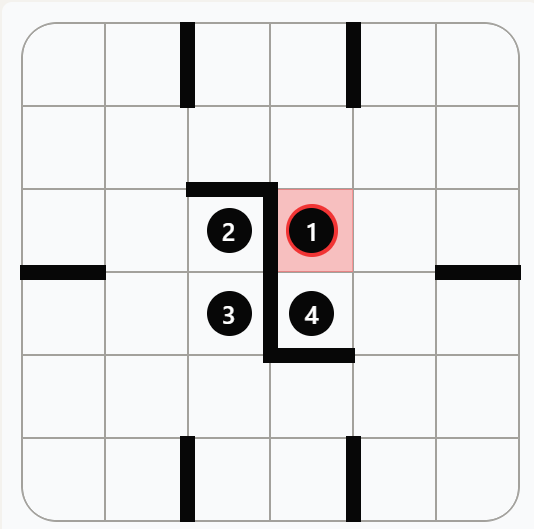
#> input picture puzzle_1.png, 534 x 529 px
$ python zip_algo.py
#> lines starting #> are read from the running program, lines starting #| are printed output that depends on the picture; after the words box and inside, x2 and y2 are one past the last pixel; in counts of white or black regions, pixels touching at a corner belong together
### board_reader.py
import cv2
import pytesseract
from pytesseract import Output
from PIL import Image
from collections import namedtuple
import os

GRID_W, GRID_H = 6, 6
Point = namedtuple("Point", ["x", "y"])
Segment = namedtuple("Segment", ["start", "end"])


class Board:
    def __init__(self, width, height):
        self.width = width
        self.height = height
        self.h_walls = []
        self.v_walls = []
        self.label_map = {}


def detect_board(path):
#> called with path = 'puzzle_1.png'
    img = cv2.imread(path)
#> img is the input picture: shape (529, 534, 3); mean B, G, R 229.6, 229, 229.4
    if img is None:
        raise FileNotFoundError(f"Could not read image {path!r}")

    debug_img = img.copy()
    h_img, w_img = img.shape[:2]
#> h_img = 529; w_img = 534
    cell_w = w_img / GRID_W
#> cell_w = 89
    cell_h = h_img / GRID_H
#> cell_h = 88.17
    gray = cv2.cvtColor(img, cv2.COLOR_BGR2GRAY)

    _, bw = cv2.threshold(gray, 0, 255, cv2.THRESH_BINARY_INV | cv2.THRESH_OTSU)
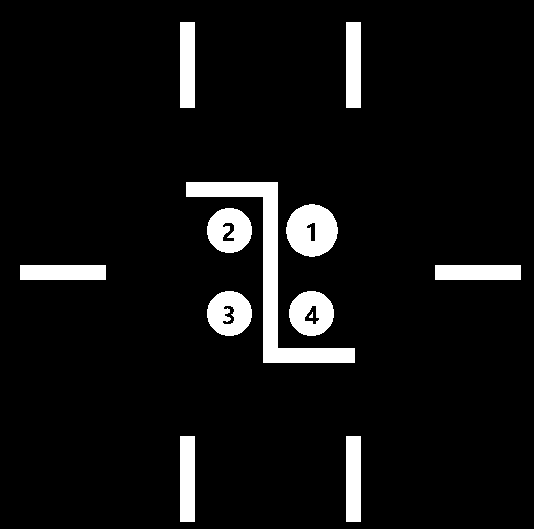
#> bw: shape (529, 534); 6.8% white; 12 white regions (1 under 20 px), largest, box (x1, y1, x2, y2) and area: (186, 182, 355, 363) 5025, (286, 204, 338, 257) 2050, (207, 291, 252, 336) 1496
    kernel = cv2.getStructuringElement(cv2.MORPH_RECT, (3, 3))
    clean = cv2.morphologyEx(bw, cv2.MORPH_CLOSE, kernel, iterations=2)
#> clean: shape (529, 534); 7% white; 11 white regions, largest, box (x1, y1, x2, y2) and area: (186, 182, 355, 363) 5025, (286, 204, 338, 257) 2132, (207, 208, 252, 253) 1597

    board = Board(GRID_W, GRID_H)

    hor_k = cv2.getStructuringElement(cv2.MORPH_RECT, (int(cell_w * 0.8), 3))
    hor = cv2.morphologyEx(clean, cv2.MORPH_OPEN, hor_k, iterations=1)
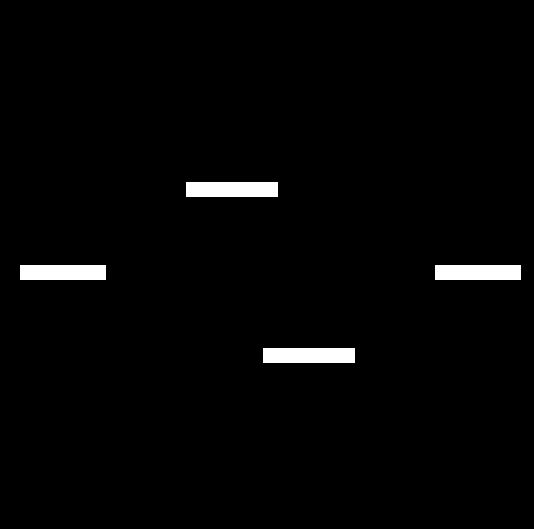
#> hor: shape (529, 534); 1.9% white; 4 white regions
    cnts, _ = cv2.findContours(hor, cv2.RETR_EXTERNAL, cv2.CHAIN_APPROX_SIMPLE)
#> cnts = 4 contours; box (x1, y1, x2, y2) and area: (263, 348, 355, 363) 1274, (186, 182, 278, 197) 1274, (435, 265, 521, 280) 1190, (20, 265, 106, 280) 1190
    for c in cnts:
        x, y, w1, h1 = cv2.boundingRect(c)
        if w1 < cell_w * 0.4:
            continue
        x1 = round(x / cell_w)
        x2 = round((x + w1) / cell_w)
        y0 = round((y + h1 / 2) / cell_h)
        board.h_walls.append(Segment(Point(x1, y0), Point(x2, y0)))
        cv2.rectangle(debug_img, (x, y), (x + w1, y + h1), (0, 0, 255), 2)
#> this loop made 4 passes
#> (c, x, y, w1, x1, x2, y0) on passes 1 to 4: ([[263, 348], [263, 362], [354, 362], [354, 348]], 263, 348, 92, 3, 4, 4), ([[435, 265], [435, 279], [520, 279], [520, 265]], 435, 265, 86, 5, 6, 3), ([[20, 265], [20, 279], [105, 279], [105, 265]], 20, 265, 86, 0, 1, 3), ([[186, 182], [186, 196], [277, 196], [277, 182]], 186, 182, 92, 2, 3, 2)
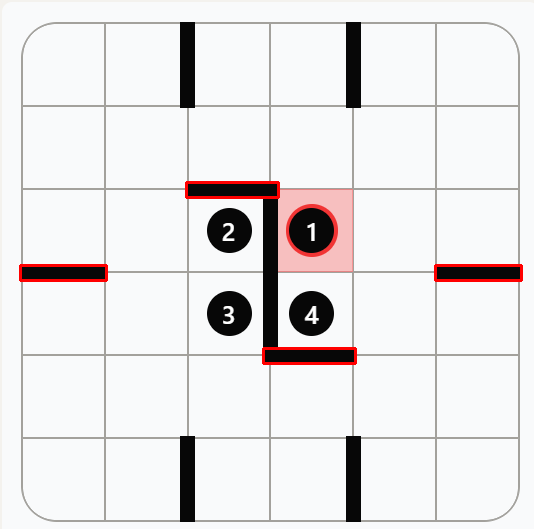
#> debug_img: shape (529, 534, 3); 0.88% of pixels changed, all inside (x1, y1, x2, y2) = (19, 181, 523, 365)
#> after the loop, board.h_walls = [((3, 4), (4, 4)), ((5, 3), (6, 3)), ((0, 3), (1, 3)), ((2, 2), (3, 2))]

    ver_k = cv2.getStructuringElement(cv2.MORPH_RECT, (3, int(cell_h * 0.8)))
#> ver_k = 70 rows, first 8: [1, 1, 1], [1, 1, 1], [1, 1, 1], [1, 1, 1], [1, 1, 1], [1, 1, 1], [1, 1, 1], [1, 1, 1]
    ver = cv2.morphologyEx(clean, cv2.MORPH_OPEN, ver_k, iterations=1)
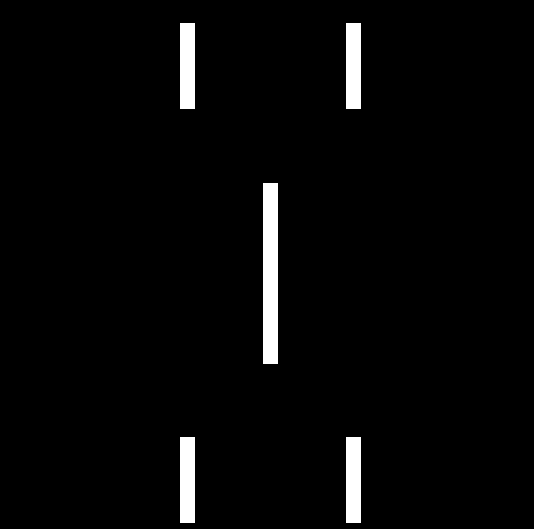
#> ver: shape (529, 534); 2.8% white; 5 white regions
    cnts, _ = cv2.findContours(ver, cv2.RETR_EXTERNAL, cv2.CHAIN_APPROX_SIMPLE)
#> cnts = 5 contours; box (x1, y1, x2, y2) and area: (263, 183, 278, 364) 2520, (346, 437, 361, 523) 1190, (180, 437, 195, 523) 1190, (346, 23, 361, 109) 1190, (180, 23, 195, 109) 1190
    for c in cnts:
        x, y, w1, h1 = cv2.boundingRect(c)
        if h1 < cell_h * 0.4:
            continue
        x0 = round((x + w1 / 2) / cell_w)
        y1 = round(y / cell_h)
        y2 = round((y + h1) / cell_h)
        board.v_walls.append(Segment(Point(x0, y1), Point(x0, y2)))
        cv2.rectangle(debug_img, (x, y), (x + w1, y + h1), (0, 0, 255), 2)
#> this loop made 5 passes
#> (c, x, y, h1, x0, y1, y2) on passes 1 to 5: ([[346, 437], [346, 522], [360, 522], [360, 437]], 346, 437, 86, 4, 5, 6), ([[180, 437], [180, 522], [194, 522], [194, 437]], 180, 437, 86, 2, 5, 6), ([[263, 183], [263, 363], [277, 363], [277, 183]], 263, 183, 181, 3, 2, 4), ([[346, 23], [346, 108], [360, 108], [360, 23]], 346, 23, 86, 4, 0, 1), ([[180, 23], [180, 108], [194, 108], [194, 23]], 180, 23, 86, 2, 0, 1)
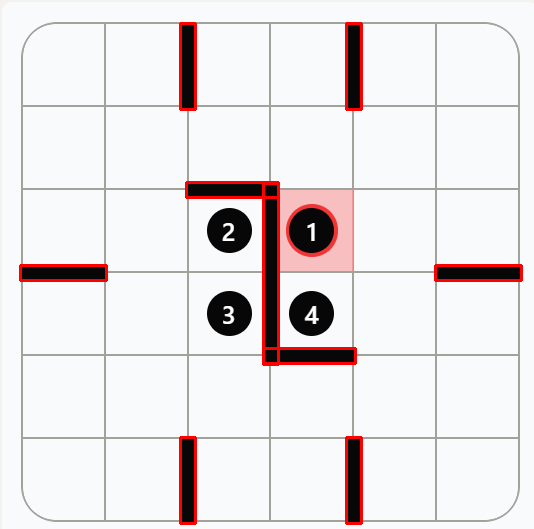
#> debug_img: shape (529, 534, 3); 1.2% of pixels changed, all inside (x1, y1, x2, y2) = (179, 22, 363, 525)
#> after the loop, board.v_walls = [((4, 5), (4, 6)), ((2, 5), (2, 6)), ((3, 2), (3, 4)), ((4, 0), (4, 1)), ((2, 0), (2, 1))]

    walls_mask = cv2.bitwise_or(hor, ver)
#> walls_mask: shape (529, 534); 4.5% white; 7 white regions, largest, box (x1, y1, x2, y2) and area: (186, 182, 355, 364) 5040, (180, 23, 195, 109) 1290, (346, 23, 361, 109) 1290
    blob_mask = cv2.subtract(clean, walls_mask)
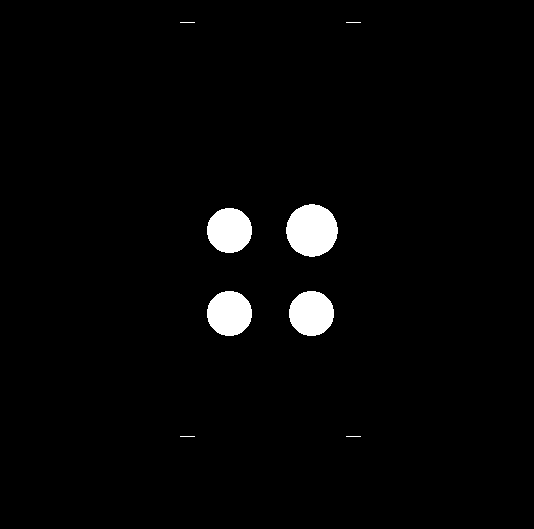
#> blob_mask: shape (529, 534); 2.5% white; 8 white regions (4 under 20 px)
    hole_k = cv2.getStructuringElement(cv2.MORPH_ELLIPSE, (7, 7))
    blob_mask = cv2.morphologyEx(blob_mask, cv2.MORPH_CLOSE, hole_k, iterations=2)

    cnts, _ = cv2.findContours(blob_mask, cv2.RETR_EXTERNAL, cv2.CHAIN_APPROX_SIMPLE)
#> cnts = 8 contours, 4 with area under 20; largest, box (x1, y1, x2, y2) and area: (286, 204, 338, 257) 2058, (289, 291, 334, 336) 1534, (207, 291, 252, 336) 1534, (207, 208, 252, 253) 1534
    for c in cnts:
        x, y, w1, h1 = cv2.boundingRect(c)
        if w1 < cell_w * 0.3 or h1 < cell_h * 0.3:
            continue
        cx, cy = x + w1 / 2, y + h1 / 2
        gx, gy = int(cx / cell_w), int(cy / cell_h)
        pad = int(min(w1, h1) * 0.2)
        x0 = max(int(cx - w1 / 2) + pad, 0)
        y0 = max(int(cy - h1 / 2) + pad, 0)
        x1 = min(int(cx + w1 / 2) - pad, w_img)
        y1 = min(int(cy + h1 / 2) - pad, h_img)
        if x1 <= x0 or y1 <= y0:
            continue
        roi = gray[y0:y1, x0:x1]
        roi = cv2.resize(roi, None, fx=2, fy=2, interpolation=cv2.INTER_CUBIC)
        _, thr = cv2.threshold(roi, 0, 255, cv2.THRESH_BINARY_INV | cv2.THRESH_OTSU)
        er_k = cv2.getStructuringElement(cv2.MORPH_ELLIPSE, (5, 5))
        thr = cv2.erode(thr, er_k, iterations=1)
        pil_img = Image.fromarray(thr)
        data = pytesseract.image_to_data(
            pil_img,
            output_type=Output.DICT,
            config="--psm 10 -c tessedit_char_whitelist=0123456789",
        )
        best_num, best_conf = None, -1
        for txt, conf in zip(data["text"], data["conf"]):
            if txt.isdigit() and int(conf) > best_conf:
                best_conf = int(conf)
                best_num = int(txt)
        if best_num is not None:
            board.label_map[best_num] = Point(gx, gy)
            cv2.rectangle(debug_img, (x0, y0), (x1, y1), (0, 255, 0), 2)
            cv2.putText(
                debug_img,
                str(best_num),
                (x0, y0 - 6),
                cv2.FONT_HERSHEY_SIMPLEX,
                0.8,
                (255, 0, 0),
                2,
            )
#> this loop made 3 passes
#> (c, x, y, w1, h1) on passes 1 to 2: ([[346, 436], [360, 436]], 346, 436, 15, 1), ([[180, 436], [194, 436]], 180, 436, 15, 1)
#> (x, y, w1, h1, cx, cy, gx, gy) on pass 3: (289, 291, 45, 45, 311.5, 313.5, 3, 3)
#> pass 3, in detect_board, `thr = cv2.erode(thr, er_k, iterations=1)`:
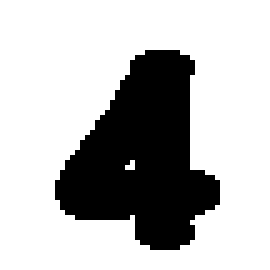
#> thr: shape (54, 54) (shown 5 times larger); 73.2% white; 1 black region, box (x1, y1, x2, y2) and area: (11, 10, 44, 50) 781
#> after the loop, board.label_map = 0 items

    print("Detected labels and grid positions:")
    for num in sorted(board.label_map):
        p = board.label_map[num]
        print(f"{num}: ({p.x}, {p.y})")

    debug_path = os.path.splitext(path)[0] + "_detected.png"
    cv2.imwrite(debug_path, debug_img)
    return board

### zip_algo.py
import os
import cv2
from board_reader import detect_board, GRID_W, GRID_H, Point

INPUT_IMAGE = "puzzle_1.png"
OUTPUT_IMAGE = "solved.png"


# [36 lines left out: functions print_board, print_path, not called in this run]


def solve(image_path=INPUT_IMAGE, output_path=OUTPUT_IMAGE):
    board = detect_board(image_path)
    print_board(board)
    labels = sorted(board.label_map)
    points = [board.label_map[n] for n in labels]
    label_positions = {p: idx for idx, p in enumerate(points)}
    blocked = set()
    for seg in board.h_walls:
        y0 = seg.start.y
        for x in range(min(seg.start.x, seg.end.x), max(seg.start.x, seg.end.x)):
            blocked.add(((x, y0 - 1), (x, y0)))
            blocked.add(((x, y0), (x, y0 - 1)))
    for seg in board.v_walls:
        x0 = seg.start.x
        for y in range(min(seg.start.y, seg.end.y), max(seg.start.y, seg.end.y)):
            blocked.add(((x0 - 1, y), (x0, y)))
            blocked.add(((x0, y), (x0 - 1, y)))
    start = points[0]
    path = [start]
    visited = {start}

    # [22 lines left out: function dfs, not called in this run]

    found = dfs(start, 0)
    if not found:
        print("No solution found")
        return
    print("Solution path indices:")
    print_path(path, board)

    img = cv2.imread(image_path)
    h_img, w_img = img.shape[:2]
    cw = w_img / GRID_W
    ch = h_img / GRID_H
    for a, b in zip(path, path[1:]):
        p1 = (int((a.x + 0.5) * cw), int((a.y + 0.5) * ch))
        p2 = (int((b.x + 0.5) * cw), int((b.y + 0.5) * ch))
        cv2.line(img, p1, p2, (0, 255, 0), 2)
    os.makedirs(os.path.dirname(output_path) or ".", exist_ok=True)
    cv2.imwrite(output_path, img)
    print(f"Solution image saved as {output_path}")


if __name__ == "__main__":
    solve()
#> (the call stopped at in detect_board, `data = pytesseract.image_to_data( pil_img, output_type=Output.DICT, co..`: pytesseract is not available in this run)
